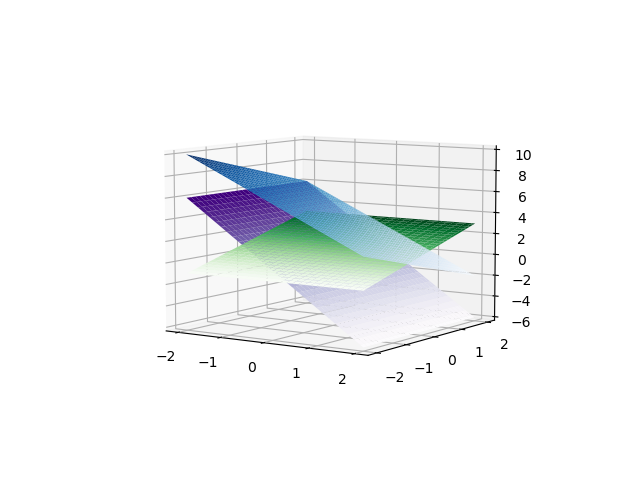

The script that drew this image:
from mpl_toolkits import mplot3d
import numpy as np
import matplotlib.pyplot as plt
x3 = np.outer(np.linspace(-2, 2, 60), np.ones(60))
x2 = x3.copy().T # transpose
#x1 = np.cos(x2 ** 2 + x3 ** 2)
x1A = -2*x2 - x3 + 4
x1B = x3 + 1
x1C = -3*x2

fig = plt.figure()
ax = plt.axes(projection='3d')

ax.plot_surface(x2, x3, x1A, cmap='Blues', edgecolor='none')
ax.plot_surface(x2, x3, x1B, cmap='Greens', edgecolor='none')
ax.plot_surface(x2, x3, x1C, cmap='Purples', edgecolor='none')
#ax.set_title('Surface plot')
#plt.margins(0.002)
plt.show()

# # Colors

# 'Accent'
# 'Accent_r'
# 'Blues'
# 'Blues_r'
# 'BrBG'
# 'BrBG_r'
# 'BuGn'
# 'BuGn_r'
# 'BuPu'
# 'BuPu_r'
# 'CMRmap'
# 'CMRmap_r'
# 'Dark2'
# 'Dark2_r'
# 'GnBu'
# 'GnBu_r'
# 'Greens'
# 'Greens_r'
# 'Greys'
# 'Greys_r'
# 'OrRd'
# 'OrRd_r'
# 'Oranges'
# 'Oranges_r'
# 'PRGn'
# 'PRGn_r'
# 'Paired'
# 'Paired_r'
# 'Pastel1'
# 'Pastel1_r'
# 'Pastel2'
# 'Pastel2_r'
# 'PiYG'
# 'PiYG_r'
# 'PuBu'
# 'PuBuGn'
# 'PuBuGn_r'
# 'PuBu_r'
# 'PuOr'
# 'PuOr_r'
# 'PuRd'
# 'PuRd_r'
# 'Purples'
# 'Purples_r'
# 'RdBu'
# 'RdBu_r'
# 'RdGy'
# 'RdGy_r'
# 'RdPu'
# 'RdPu_r'
# 'RdYlBu'
# 'RdYlBu_r'
# 'RdYlGn'
# 'RdYlGn_r'
# 'Reds'
# 'Reds_r'
# 'Set1'
# 'Set1_r'
# 'Set2'
# 'Set2_r'
# 'Set3'
# 'Set3_r'
# 'Spectral'
# 'Spectral_r'
# 'Wistia'
# 'Wistia_r'
# 'YlGn'
# 'YlGnBu'
# 'YlGnBu_r'
# 'YlGn_r'
# 'YlOrBr'
# 'YlOrBr_r'
# 'YlOrRd'
# 'YlOrRd_r'
# 'afmhot'
# 'afmhot_r'
# 'autumn'
# 'autumn_r'
# 'binary'
# 'binary_r'
# 'bone'
# 'bone_r'
# 'brg'
# 'brg_r'
# 'bwr'
# 'bwr_r'
# 'cividis'
# 'cividis_r'
# 'cool'
# 'cool_r'
# 'coolwarm'
# 'coolwarm_r'
# 'copper'
# 'copper_r'
# 'cubehelix'
# 'cubehelix_r'
# 'flag'
# 'flag_r'
# 'gist_earth'
# 'gist_earth_r'
# 'gist_gray'
# 'gist_gray_r'
# 'gist_heat'
# 'gist_heat_r'
# 'gist_ncar'
# 'gist_ncar_r'
# 'gist_rainbow'
# 'gist_rainbow_r'
# 'gist_stern'
# 'gist_stern_r'
# 'gist_yarg'
# 'gist_yarg_r'
# 'gnuplot'
# 'gnuplot2'
# 'gnuplot2_r'
# 'gnuplot_r'
# 'gray'
# 'gray_r'
# 'hot'
# 'hot_r'
# 'hsv'
# 'hsv_r'
# 'inferno'
# 'inferno_r'
# 'jet'
# 'jet_r'
# 'magma'
# 'magma_r'
# 'nipy_spectral'
# 'nipy_spectral_r'
# 'ocean'
# 'ocean_r'
# 'pink'
# 'pink_r'
# 'plasma'
# 'plasma_r'
# 'prism'
# 'prism_r'
# 'rainbow'
# 'rainbow_r'
# 'seismic'
# 'seismic_r'
# 'spring'
# 'spring_r'
# 'summer'
# 'summer_r'
# 'tab10'
# 'tab10_r'
# 'tab20'
# 'tab20_r'
# 'tab20b'
# 'tab20b_r'
# 'tab20c'
# 'tab20c_r'
# 'terrain'
# 'terrain_r'
# 'turbo'
# 'turbo_r'
# 'twilight'
# 'twilight_r'
# 'twilight_shifted'
# 'twilight_shifted_r'
# 'viridis'
# 'viridis_r'
# 'winter'
# 'winter_r'
